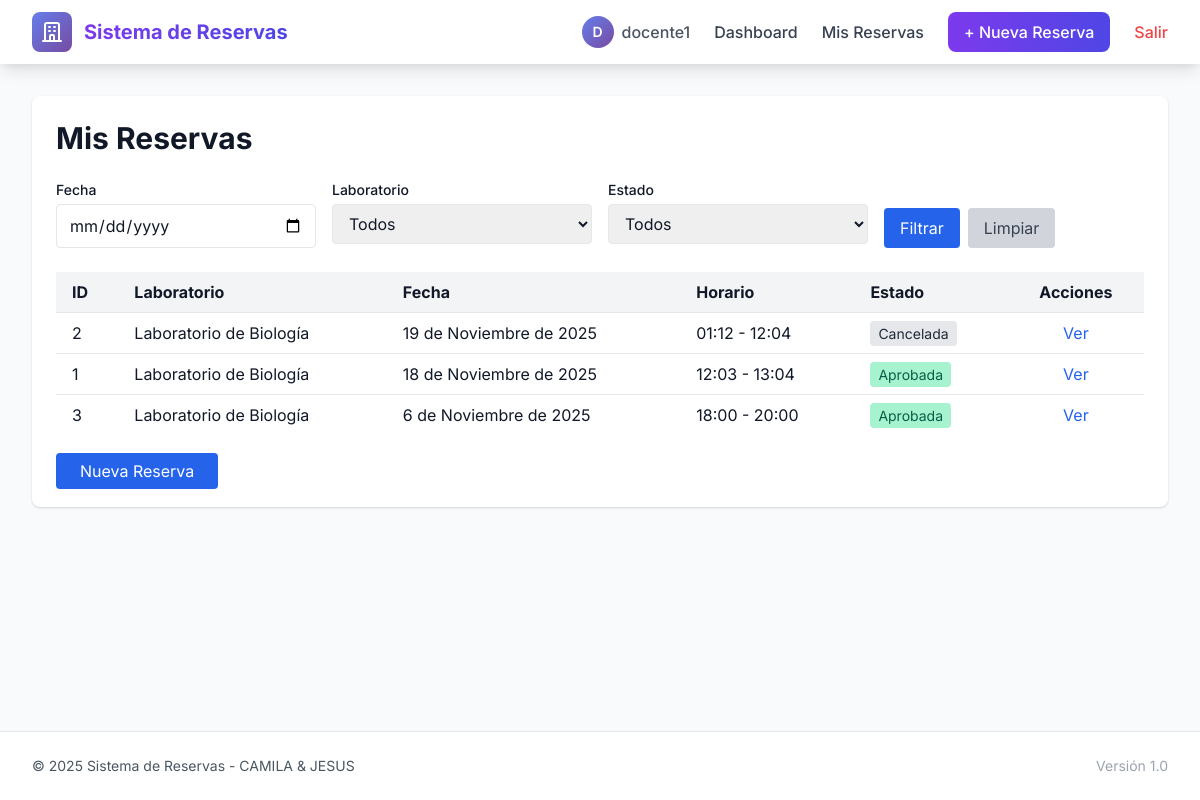
The page /docente/reservas/ (signed in) on the database its author committed.
### CAMILA_JESUS/models.py (models this page shows, shortened)
class Reserva(models.Model):
    docente = models.ForeignKey(User, on_delete=models.CASCADE, related_name='reservas')
    laboratorio = models.ForeignKey(Laboratorio, on_delete=models.CASCADE, related_name='reservas')
    fecha = models.DateField()
    hora_inicio = models.TimeField()
    hora_fin = models.TimeField()
    motivo = models.TextField()
    estado = models.CharField(max_length=10, choices=ESTADOS, default='Pendiente')
    fecha_creacion = models.DateTimeField(auto_now_add=True)
    class Meta:
        verbose_name = 'Reserva'
        verbose_name_plural = 'Reservas'
        ordering = ['-fecha', 'hora_inicio']

class Laboratorio(models.Model):
    nombre = models.CharField(max_length=100, unique=True)
    class Meta:
        verbose_name = 'Laboratorio'
        verbose_name_plural = 'Laboratorios'
        ordering = ['nombre']

### CAMILA_JESUS/views.py (the view)
# urls.py: path('docente/reservas/', views.DocenteReservaListView.as_view(), name='docente_reserva_list'),
class DocenteReservaListView(LoginRequiredMixin, ListView):
    model = Reserva
    template_name = 'camila/docente/reserva_list.html'
    context_object_name = 'reservas'
    paginate_by = 20
    def get_queryset(self):
        qs = Reserva.objects.filter(docente=self.request.user).select_related('laboratorio')
        fecha = self.request.GET.get('fecha')
        lab_id = self.request.GET.get('laboratorio')
        estado = self.request.GET.get('estado')
        if fecha:
            qs = qs.filter(fecha=fecha)
        if lab_id:
            qs = qs.filter(laboratorio_id=lab_id)
        if estado:
            qs = qs.filter(estado=estado)
        return qs.order_by('-fecha', '-hora_inicio')
    def get_context_data(self, **kwargs):
        context = super().get_context_data(**kwargs)
        context['laboratorios'] = Laboratorio.objects.all().order_by('nombre')
        context['estados'] = ['Pendiente', 'Aprobada', 'Rechazada', 'Cancelada']
        return context

### CAMILA_JESUS/templates/camila/docente/reserva_list.html (shortened to what this page needs)
{% extends 'camila/base.html' %}
{% block content %}
<div class="bg-white shadow rounded-lg p-6">
  <h1 class="text-3xl font-bold mb-6">Mis Reservas</h1>
  <form method="get" class="mb-6 grid grid-cols-1 md:grid-cols-4 gap-4">
    <div>
      <label class="block text-sm font-medium mb-1">Fecha</label>
      <input type="date" name="fecha" value="{{ request.GET.fecha }}" class="w-full border rounded px-3 py-2">
    </div>
    <div>
      <label class="block text-sm font-medium mb-1">Laboratorio</label>
      <select name="laboratorio" class="w-full border rounded px-3 py-2">
        <option value="">Todos</option>
      </select>
    </div>
    <div>
      <label class="block text-sm font-medium mb-1">Estado</label>
      <select name="estado" class="w-full border rounded px-3 py-2">
        <option value="">Todos</option>
      </select>
    </div>
    <div class="flex items-end">
      <button type="submit" class="bg-blue-600 text-white px-4 py-2 rounded hover:bg-blue-700 mr-2">Filtrar</button>
      <a href="{% url 'camila:docente_reserva_list' %}" class="bg-gray-300 text-gray-700 px-4 py-2 rounded hover:bg-gray-400">Limpiar</a>
    </div>
  </form>
  {% if reservas %}
    <div class="overflow-x-auto">
      <table class="min-w-full bg-white">
        <thead class="bg-gray-100">
          <tr>
            <th class="px-4 py-2 text-left">ID</th>
            <th class="px-4 py-2 text-left">Laboratorio</th>
            <th class="px-4 py-2 text-left">Fecha</th>
            <th class="px-4 py-2 text-left">Horario</th>
            <th class="px-4 py-2 text-left">Estado</th>
            <th class="px-4 py-2">Acciones</th>
          </tr>
        </thead>
        <tbody>
          {% for reserva in reservas %}
          <tr class="border-t hover:bg-gray-50">
            <td class="px-4 py-2">{{ reserva.id }}</td>
            <td class="px-4 py-2">{{ reserva.laboratorio.nombre }}</td>
            <td class="px-4 py-2">{{ reserva.fecha }}</td>
            <td class="px-4 py-2">{{ reserva.hora_inicio }} - {{ reserva.hora_fin }}</td>
            <td class="px-4 py-2">
              <span class="px-2 py-1 rounded text-sm
                {% if reserva.estado == 'Pendiente' %}bg-yellow-200 text-yellow-800
                {% elif reserva.estado == 'Aprobada' %}bg-green-200 text-green-800
                {% elif reserva.estado == 'Rechazada' %}bg-red-200 text-red-800
                {% else %}bg-gray-200 text-gray-800{% endif %}">
                {{ reserva.estado }}
              </span>
            </td>
            <td class="px-4 py-2 text-center space-x-2">
              <a href="{% url 'camila:docente_reserva_detail' reserva.pk %}" class="text-blue-600 hover:underline">Ver</a>
            </td>
          </tr>
          {% endfor %}
        </tbody>
      </table>
    </div>
  {% else %}
    <p class="text-gray-600">No se encontraron reservas con los filtros seleccionados.</p>
  {% endif %}
  <div class="mt-6">
    <a href="{% url 'camila:docente_reserva_create' %}" class="bg-blue-600 text-white px-6 py-2 rounded hover:bg-blue-700">
      Nueva Reserva
    </a>
  </div>
</div>
{% endblock %}

### CAMILA_JESUS/templates/camila/base.html (shortened to what this page needs)
<!doctype html>
<html lang="es">
<head>
  <link href="https://cdn.jsdelivr.net/npm/tailwindcss@2.2.19/dist/tailwind.min.css" rel="stylesheet">
</head>
<body class="bg-gray-50 text-gray-900 min-h-screen flex flex-col">
  <nav class="bg-white shadow-lg sticky top-0 z-50">
    <div class="max-w-7xl mx-auto px-4 sm:px-6 lg:px-8">
      <div class="flex justify-between items-center h-16">
        <div class="flex items-center space-x-3">
          <div class="w-10 h-10 gradient-bg rounded-lg flex items-center justify-center">
            <svg class="w-6 h-6 text-white" fill="none" stroke="currentColor" viewBox="0 0 24 24">
              <path stroke-linecap="round" stroke-linejoin="round" stroke-width="2" d="M19 21V5a2 2 0 00-2-2H7a2 2 0 00-2 2v16m14 0h2m-2 0h-5m-9 0H3m2 0h5M9 7h1m-1 4h1m4-4h1m-1 4h1m-5 10v-5a1 1 0 011-1h2a1 1 0 011 1v5m-4 0h4"></path>
            </svg>
          </div>
          <a href="{% url 'camila:home' %}" class="text-xl font-bold bg-gradient-to-r from-purple-600 to-indigo-600 bg-clip-text text-transparent">
          </a>
        </div>
        <div class="flex items-center space-x-6">
          {% if user.is_authenticated %}
            <div class="flex items-center space-x-2 text-gray-600">
              <div class="w-8 h-8 rounded-full gradient-bg flex items-center justify-center text-white font-semibold text-sm">
                {{ user.username|slice:":1"|upper }}
              </div>
              <span class="font-medium">{{ user.username }}</span>
            </div>
            {% if user.is_staff %}
              <a href="{% url 'camila:admin_dashboard' %}" class="nav-link text-gray-700 hover:text-indigo-600 font-medium">Dashboard</a>
              <a href="{% url 'camila:admin_reserva_list' %}" class="nav-link text-gray-700 hover:text-indigo-600 font-medium">Reservas</a>
              <a href="{% url 'camila:admin_estadisticas' %}" class="nav-link text-gray-700 hover:text-indigo-600 font-medium">Estadísticas</a>
            {% else %}
              <a href="{% url 'camila:docente_dashboard' %}" class="nav-link text-gray-700 hover:text-indigo-600 font-medium">Dashboard</a>
              <a href="{% url 'camila:docente_reserva_list' %}" class="nav-link text-gray-700 hover:text-indigo-600 font-medium">Mis Reservas</a>
              <a href="{% url 'camila:docente_reserva_create' %}" class="px-4 py-2 bg-gradient-to-r from-purple-600 to-indigo-600 text-white rounded-lg hover:shadow-lg transition duration-300 font-medium">
                + Nueva Reserva
              </a>
            {% endif %}
            <a href="{% url 'logout' %}" class="text-red-500 hover:text-red-700 font-medium transition duration-300">Salir</a>
          {% else %}
            <a href="{% url 'login' %}" class="px-6 py-2 bg-gradient-to-r from-purple-600 to-indigo-600 text-white rounded-lg hover:shadow-lg transition duration-300 font-medium">
              Iniciar Sesión
            </a>
          {% endif %}
        </div>
      </div>
    </div>
  </nav>
  <main class="flex-grow max-w-7xl w-full mx-auto px-4 sm:px-6 lg:px-8 py-8">
    {% block content %}{% endblock %}
  </main>
  <footer class="bg-white border-t border-gray-200 mt-12">
    <div class="max-w-7xl mx-auto px-4 sm:px-6 lg:px-8 py-6">
      <div class="flex justify-between items-center">
        <p class="text-gray-600 text-sm">
          © 2025 Sistema de Reservas - CAMILA & JESUS
        </p>
        <div class="flex space-x-6">
          <span class="text-gray-400 text-sm">Versión 1.0</span>
        </div>
      </div>
    </div>
  </footer>
</body>
</html>

### CAMILA_JESUS/templates/camila/base.html (style rules this page uses)
body { font-family: 'Inter', sans-serif; }
.gradient-bg { background: linear-gradient(135deg, #667eea 0%, #764ba2 100%); }
.nav-link { position: relative; transition: color 0.3s ease; }
.nav-link::after { content: ''; position: absolute; bottom: -4px; left: 0; width: 0; height: 2px; background-color: #667eea; transition: width 0.3s ease; }

### rows shown on the page
Reserva: id "2", laboratorio.nombre "Laboratorio de Biología", fecha "19 de Noviembre de 2025", hora_inicio "01:12", hora_fin "12:04", estado "Cancelada"
Reserva: id "1", laboratorio.nombre "Laboratorio de Biología", fecha "18 de Noviembre de 2025", hora_inicio "12:03", hora_fin "13:04", estado "Aprobada"
Reserva: id "3", laboratorio.nombre "Laboratorio de Biología", fecha "6 de Noviembre de 2025", hora_inicio "18:00", hora_fin "20:00", estado "Aprobada"

### other values the page prints
{{ user.username|slice:":1"|upper }} "D"
{{ user.username }} "docente1"
